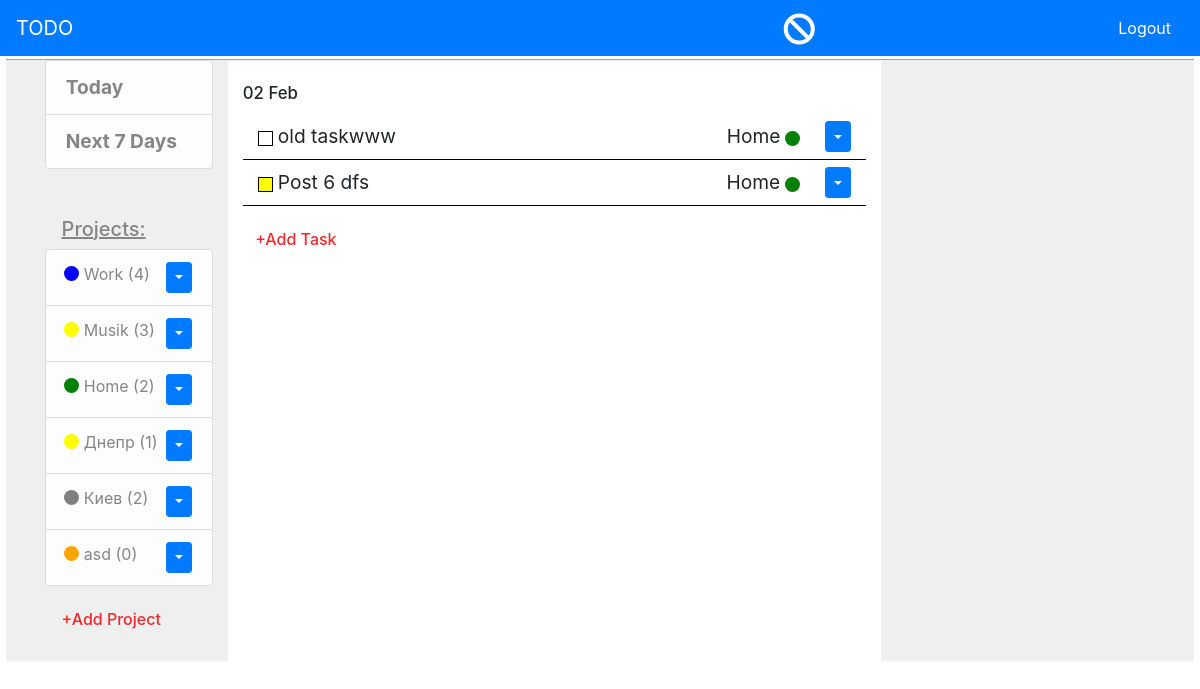
/34-Home (signed in), run on an earlier commit of the app's database.
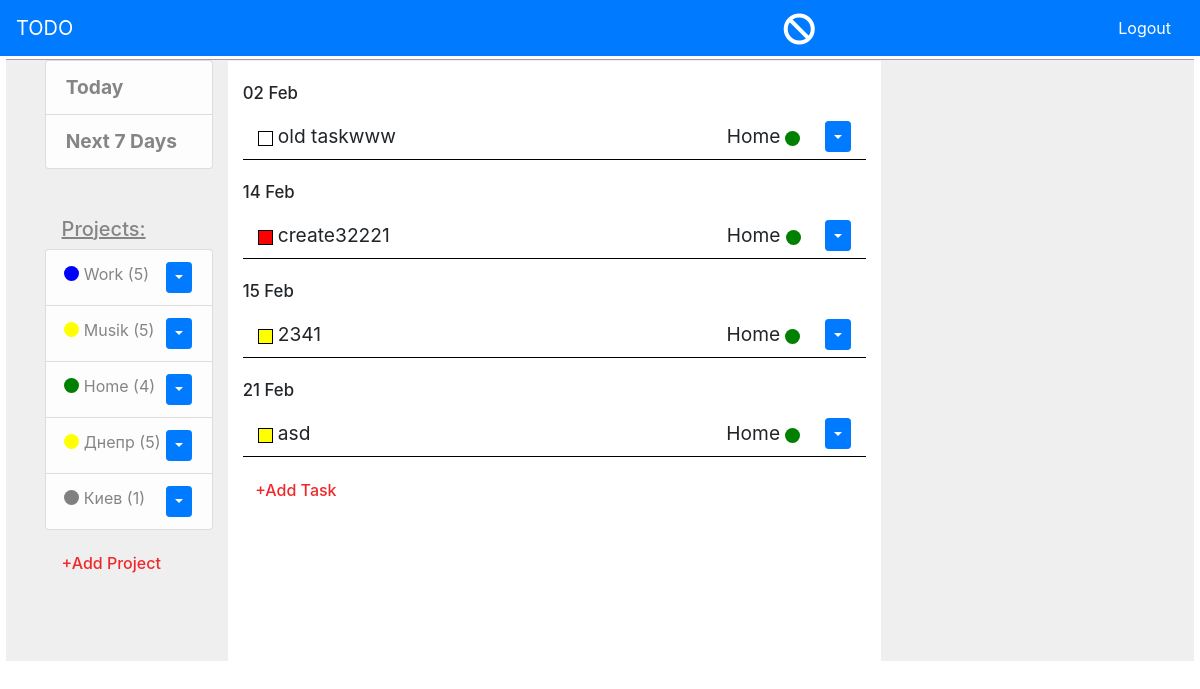
And on a later commit of the database.
### to_do/models.py (models this page shows, shortened)
class Project(models.Model):
	title = models.CharField(max_length = 150)
	color = models.CharField(max_length = 20)
	user = models.ForeignKey(settings.AUTH_USER_MODEL, on_delete = models.CASCADE, related_name = 'user', blank = True)
	def __str__(self):
		return self.title

class Task(models.Model):
	HIGH = -1
	MIDDLE = 0
	LOW = 1
	PRIORITY = ((HIGH, 'red'),(MIDDLE, 'yellow'),(LOW, 'white'))
	COMPLETED = 1
	UNCOMPLETED = 0
	STATUS = ((COMPLETED, 'Completed'),(UNCOMPLETED, 'Uncompleted'))
	project = models.ForeignKey(Project, on_delete = models.CASCADE, related_name = 'project')
	title = models.CharField(max_length = 150)
	priority = models.IntegerField(choices = PRIORITY, default = MIDDLE)
	status = models.IntegerField(choices = STATUS, default = UNCOMPLETED)
	timestamp = models.DateTimeField(blank = True, default = timezone.now)
	class Meta:
		ordering = ['priority']

### to_do/views.py (the view)
# urls.py: path('<pk>-<title>', PrjectListView.as_view(), name = 'project-list'),
class PrjectListView(MainClass, DetailMixin, CreateFormMixin, ListView):
	redirect_path = '#'
	detail = True

### to_do/templates/to_do/base.html (shortened to what this page needs)
{% extends 'base.html' %}
{% load crispy_forms_tags %}
{% block sidebar %}
	{% if user.is_active %}
		{% include 'to_do/includes/sidebar.html' %}
	{% endif %}
{% endblock %}
{% block content %}
	{% if user.is_active %}
		{% include 'to_do/includes/content.html' %}
	{% else %}
	<div class = 'container'>
		<h4>You must <a href="{% url 'login_view' %}">Log In</a> before see all.</h4>
		<h5>If you don't have an account, you can <a href="{% url 'registration' %}">Register</a></h5>
	</div>
	{% endif %}
{% endblock %}

### templates/base.html (shortened to what this page needs)
{% load static %}
<!DOCTYPE html>
<html>
<head>
	<link rel="stylesheet" type="text/css" href="{% static 'css/fontawesome.css' %}">
	<link rel="stylesheet" type="text/css" href="{% static 'css/main.css' %}">
	<link rel="stylesheet" href="https://maxcdn.bootstrapcdn.com/bootstrap/4.0.0/css/bootstrap.min.css">
	<link rel="stylesheet" href="https://use.fontawesome.com/releases/v5.6.3/css/all.css">
</head>
<body>
	<header class="site-header">
	<nav class="navbar navbar-dark bg-primary">
		<a class="navbar-brand" href="">TODO</a>
		<div class = 'd-inline'>
			{% if user.is_active %}
				<a href="{% url 'archive' %}"><i class="fas fa-ban icon-header"></i></a>
				<a class="btn btn-primary" href="{% url 'logout_view' %}">Logout</a>
		    {% else %}
				<a class="btn btn-primary" href="{% url 'login_view' %}">Login</a>
			    <a class="btn btn-primary" href="{% url 'registration' %}">Register</a>
		    {% endif %}
		</div>
	</nav>
	</header>
	<div class="row">
		<div class="col-md-2 side-bar">
		    {% block sidebar %}
		    {% endblock %}
	    </div>
	    <article id = 'article-id'>
		    {% block content %}
		    {% endblock %}
	    </article>
	</div>
</body>
</html>

### to_do/templates/to_do/includes/sidebar.html (shortened to what this page needs)
{% load crispy_forms_tags %}
		  <div class="content-section">
	          <ul class="list-group first-ul">
	            <li class="list-group-item list-group-item-light"><a href="{% url 'base_view' %}">Today</a></li>
	            <li class="list-group-item list-group-item-light"><a href="{% url 'task_7today' %}">Next 7 Days</a></li>
	          </ul>
	          <br><br>
	          <h5 id = 'pr-title'>Projects:</h5>
	          <ul class="list-group">
	          	{% for project in projects %}
	            <li class="list-group-item list-group-item-light">
	            	<div class="circle" style = 'background-color: {{ project.color|lower }}'></div>
	            	<a href="{% url 'project-list' project.id project.title %}">{{ project.title }}
						{%for count in count_task%}
							{% if project.id ==  count.project%}
								({{count.count}})
							{% endif %}
						{%endfor%}
						{%for test in tests%}
							{% if project.title ==  test.title and test.count == 0 %}
								({{ test.count }})
							{% endif %}
						{%endfor%}
	            	</a>
	            	<div class="dropdown" style = 'float:right;'>
					  <button class="btn btn-primary btn-sm dropdown-toggle" type="button" id="dropdownMenuButton" data-toggle="dropdown" aria-haspopup="true" aria-expanded="false" ></button>
					</div>
	            </li>
	            {% endfor %}
	          </ul>
	          <br>
			  <h6 class = 'add-button-project'>+{{ button_project_title }}</h6>
	      </div>

### to_do/templates/to_do/includes/content.html
{% load crispy_forms_tags %}
			<div class="container">
				{% if title == 'Detail' %}
					<br>
					{% include 'to_do/includes/content_form.html' %}
					<hr>
					{% include 'to_do/includes/content_info.html' %}
				{% else %}
					{% include 'to_do/includes/content_info.html' %}
					<br>
					{% include 'to_do/includes/content_form.html' %}
				{% endif %}
			</div>

### to_do/templates/to_do/includes/content_info.html (shortened to what this page needs)
{% for date in dates %}
					<h4 class = 'mt-3'>
						{% if title == 'Today' %}
							{{ title }}
						{% else %}
							<span style = 'font-size: 0.7em;'>{{ date.timestamp__date|date:'d M' }}</span>
						{% endif %}
					</h4>
					{% for task in tasks %}
						{% if task.timestamp.date == date.timestamp__date  %}
							<table>
								<tr>
									<td style = 'width:5%;'><div class="square" style = 'background-color: {{ task.get_priority_display|lower }}'></div></td>
									<td style = 'width:65%;'>{{ task.title }}</td>
									<td class = 'task-td' style = 'width:20%; '>{{ task.project }}</td>
									<td style = 'width:10%;'><div class="circle" style = 'background-color: {{ task.project.color|lower }}'></div></td>
									<td>
										<div class="dropdown" style = 'float:right;'>
										  <button class="btn btn-primary btn-sm dropdown-toggle" type="button" id="dropdownMenuButton" data-toggle="dropdown" aria-haspopup="true" aria-expanded="false" ></button>
										</div>
									</td>
								</tr>
							</table>
						{% endif %}
					{% endfor %}
				{% endfor %}

### to_do/templates/to_do/includes/content_form.html (shortened to what this page needs)
{% load crispy_forms_tags %}
					<h6 class = 'add-button-task'>+{{ button_task_title }}</h6>

### static/css/main.css (style rules this page uses)
body .row { background-color: #EFEFEF; position: relative; margin-top: 3px; margin-left: 0.5%; width: 99%; border-top:1px solid #A1A1A1; }
#article-id { width: 55%; min-height: 600px; background-color: white; margin-top: 1px; }
.icon-header { font-size:2em; float:left; color: white; padding-top: 1%; padding-right: 290px; }
.side-bar { margin-left: 2%; }
#pr-title { margin-left: 10%; color: #858585; text-decoration: underline; }
.add-button-task { color: #EF292B; margin-left: 2%; cursor: pointer; }
.add-button-project { color: #EF292B; margin-left: 10%; cursor: pointer; }
.list-group a, .first-ul a { color: #858585; }
.first-ul a { font-size: 1.2em; font-weight: bold; }
.circle { width: 15px; height: 15px; border-radius: 50%; background: #000; float: left; margin: 4px 5px 0px -2px; }
.container .circle { margin: 4px 5px 0px 5px; }
.container table { width:100%; }
.container table tr { border-bottom: 1px solid black; }
.container table td { padding: 7px 0px; font-size: 1.2em; }
.square { width: 15px; height: 15px; float: left; margin: 4px 5px 0px 15px; border: 1px solid black; }
.task-td { text-align: right; margin-left: -20px; }
.container .dropdown { margin-right: 60%; }

What changed in the data, as far as the page shows it:
removed Project: title "asd", count "0"
removed Task: priority 0 (drawn), title "Post 6 dfs", project "Home", shown under "02 Feb"
added Task: priority -1 (drawn), title "create32221", project "Home", shown under "14 Feb"
added Task: priority 0 (drawn), title "2341", project "Home", shown under "15 Feb"
added Task: priority 0 (drawn), title "asd", project "Home", shown under "21 Feb"
Also different on the page:
new list line: "( 5 )"
new list line: "( 4 )"
new list line: "( 1 )"
new list line: "14 Feb"
new list line: "15 Feb"
new list line: "21 Feb"
list line gone: "( 4 )"
list line gone: "( 3 )"
list line gone: "( 2 )"
list line gone: "( 1 )"
